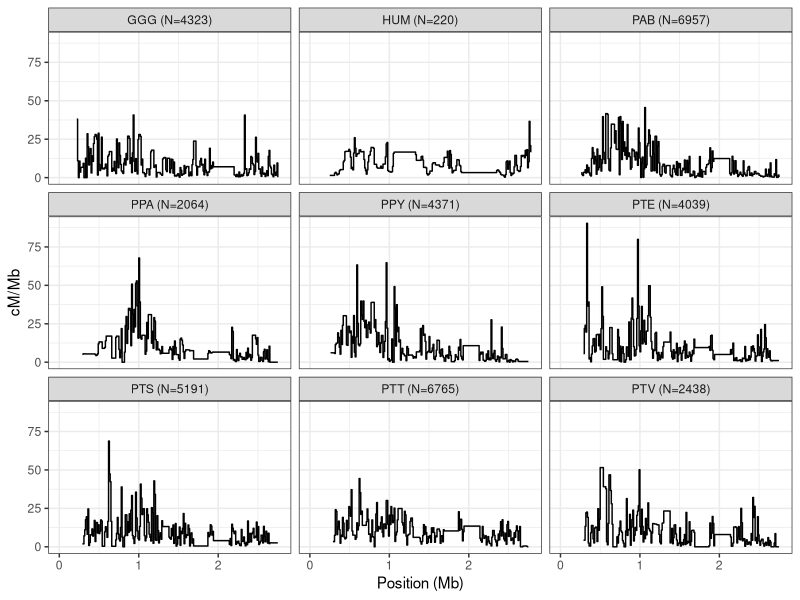

R code for this plot: (Note: this script raises an error after producing the figure.)
# load libraries and data
library(ggplot2)
library (cowplot)

data_4 <- read.table("data_4.txt", header=TRUE, sep = "\t")
data_5 <- read.table("data_5.txt", header=TRUE, sep = "\t")
data_6 <- read.table("data_6.txt", header=TRUE, sep = "\t")
data_7 <- read.table("data_7.txt", header=TRUE, sep = "\t")
data_8 <- read.table("data_8.txt", header=TRUE, sep = "\t")
data_9 <- read.table("data_9.txt", header=TRUE, sep = "\t")

# plot
p1 <- ggplot(data_4, aes(x=POS/1000000, y = cMmbAvgREC)) + 
  theme_bw() + 
  geom_step() + 
  xlab("Position (Mb)") + 
  ylab("cM/Mb") + 
  facet_wrap(.~spAbbr2, ncol=3)
p1

p2 <-ggcorrplot(as.matrix(data_5), p.mat = as.matrix(data_6), type = "upper",lab = TRUE, colors = c("#377eb8", "white", "#e41a1c"))
p2

p3 <- ggplot(data_7, aes(x=POS/1000000, y = param, col=pType)) +
  theme_bw() + 
  geom_step() + 
  xlab("Position (Mb)") + 
  ylab("Nucleotide diversity") +
  facet_wrap(.~spAbbr3, ncol=3) + 
  scale_color_manual(values = c("#e41a1c","#377eb8")) + 
  theme(legend.title = element_blank(),legend.box.background = element_rect(colour = "black"))
p3

p4 <- ggcorrplot(as.matrix(data_8), p.mat = as.matrix(data_9) ,type = "upper",lab = TRUE, colors = c("#377eb8", "white", "#e41a1c"))
p4

tt <- plot_grid(p1, p2, p3, p4, ncol = 2, align = "v", axis = "lr", rel_widths = c(1.5,1), labels = c("A", "B", "C", "D"))

ggsave("fig_5.png", tt, width=35, height=25, units = "cm")